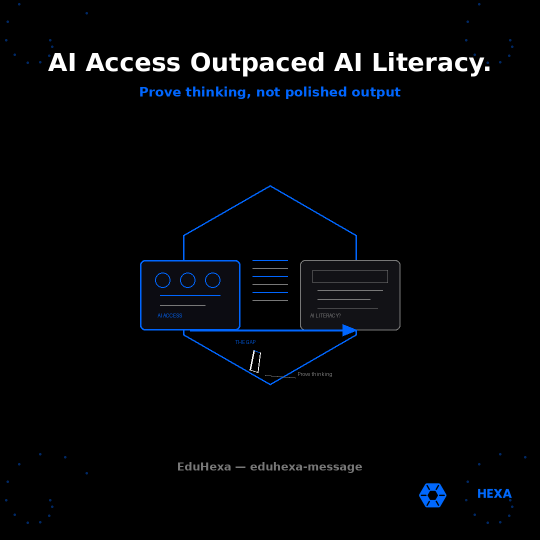
#> input picture clients/assets/eduhexa/eduhexa-message-ai-literacy-gap-sep-2026.png, 1080 x 1080 px, given in place of eduhexa logo.png, which was not available (shown at 1/2 size)
$ python generate_eduhexa_image_student_pushback_paper_proof.py
#> lines starting #> are read from the running program, lines starting #| are printed output that depends on the picture; pictures that were not available may be replaced by others from this repository, and a replacement may not be noted
#!/usr/bin/env python3
"""Generate EduHexa eduhexa-message WhatsApp image 1080x1080 - Students Push Back. Paper Proves It."""
from PIL import Image, ImageDraw, ImageFont
import math
import os

SIZE = 1080
BLACK = (0, 0, 0)
BLUE = (0, 102, 255)
WHITE = (255, 255, 255)
GRAY = (120, 120, 120)
DARK_BLUE = (0, 40, 100)
LIGHT_BLUE = (0, 80, 200)

OUT = "/workspace/clients/assets/eduhexa/eduhexa-message-student-pushback-paper-proof-sep-2026.png"
LOGO = "/workspace/clients/eduhexa logo.png"

img = Image.new("RGB", (SIZE, SIZE), BLACK)
#> img: PIL image 1080x1080 RGB; every value is 0
draw = ImageDraw.Draw(img)

for cx, cy in [(100, 140), (980, 140), (100, 940), (980, 940)]:
    for i in range(8):
        angle = i * math.pi / 4
        r = 14 + i * 6
        x = cx + int(r * math.cos(angle))
        y = cy + int(r * math.sin(angle))
        draw.ellipse([x - 2, y - 2, x + 2, y + 2], fill=DARK_BLUE)

cx, cy = SIZE // 2, SIZE // 2 + 50

draw.rounded_rectangle([cx - 400, cy - 170, cx + 400, cy + 210], radius=16, outline=DARK_BLUE, width=2)

# Left: district mandate slide with AI badge
lx, ly = cx - 360, cy - 130
draw.rounded_rectangle([lx, ly, lx + 220, ly + 200], radius=10, outline=GRAY, width=2, fill=(10, 10, 14))
for i, w in enumerate([160, 140, 170]):
    draw.line([(lx + 25, ly + 35 + i * 28), (lx + 25 + w, ly + 35 + i * 28)], fill=GRAY, width=2)
draw.ellipse([lx + 155, ly + 145, lx + 205, ly + 175], outline=BLUE, width=2)
draw.text((lx + 168, ly + 150), "AI", fill=BLUE, font=ImageFont.load_default())
draw.text((lx + 55, ly + 178), "MANDATE", fill=GRAY, font=ImageFont.load_default())

# Center: student pushback speech bubble
bx, by = cx - 30, cy - 150
draw.ellipse([bx, by, bx + 120, by + 80], outline=WHITE, width=2, fill=(18, 18, 22))
draw.polygon([(bx + 40, by + 78), (bx + 55, by + 105), (bx + 70, by + 78)], fill=(18, 18, 22), outline=WHITE)
draw.text((bx + 28, by + 28), "NO", fill=WHITE, font=ImageFont.load_default())

# Right: paper notebook proof
rx, ry = cx + 140, cy - 130
draw.rounded_rectangle([rx, ry, rx + 220, ry + 200], radius=10, outline=WHITE, width=2, fill=(245, 245, 248))
draw.line([(rx + 30, ry + 25), (rx + 190, ry + 25)], fill=BLUE, width=3)
for i, w in enumerate([130, 150, 110, 140]):
    draw.line([(rx + 30, ry + 55 + i * 32), (rx + 30 + w, ry + 55 + i * 32)], fill=(40, 40, 45), width=2)
draw.line([(rx + 15, ry + 20), (rx + 15, ry + 185)], fill=LIGHT_BLUE, width=2)
draw.text((rx + 72, ry + 168), "PROOF", fill=BLUE, font=ImageFont.load_default())

# Crossed phone shortcut
px, py = cx - 70, cy + 230
draw.rounded_rectangle([px, py, px + 90, py + 55], radius=8, outline=GRAY, width=2, fill=(15, 15, 15))
draw.line([(px + 8, py + 8), (px + 82, py + 47)], fill=GRAY, width=4)


def load_font(size):
#> called with size = 46
    paths = [
        "/usr/share/fonts/truetype/dejavu/DejaVuSans-Bold.ttf",
        "/usr/share/fonts/truetype/liberation/LiberationSans-Bold.ttf",
    ]
    for p in paths:
        if os.path.exists(p):
            return ImageFont.truetype(p, size)
    return ImageFont.load_default()


font_head = load_font(46)
font_sub = load_font(24)
font_small = load_font(22)

headline = "Students Push Back."
bbox = draw.textbbox((0, 0), headline, font=font_head)
#> bbox = (0, 8, 534, 43)
tw = bbox[2] - bbox[0]
#> tw = 534
draw.text(((SIZE - tw) // 2, 78), headline, fill=WHITE, font=font_head)

headline2 = "Paper Proves It."
bbox_h2 = draw.textbbox((0, 0), headline2, font=font_head)
#> bbox_h2 = (0, 9, 416, 53)
tw_h2 = bbox_h2[2] - bbox_h2[0]
#> tw_h2 = 416
draw.text(((SIZE - tw_h2) // 2, 132), headline2, fill=BLUE, font=font_head)

sub = "When mandates outrun classroom trust"
bbox2 = draw.textbbox((0, 0), sub, font=font_sub)
#> bbox2 = (0, 5, 538, 23)
tw2 = bbox2[2] - bbox2[0]
#> tw2 = 538
draw.text(((SIZE - tw2) // 2, 198), sub, fill=GRAY, font=font_sub)

small = "EduHexa — eduhexa-message"
bbox3 = draw.textbbox((0, 0), small, font=font_small)
#> bbox3 = (0, 4, 371, 26)
tw3 = bbox3[2] - bbox3[0]
#> tw3 = 371
draw.text(((SIZE - tw3) // 2, 918), small, fill=GRAY, font=font_small)

logo = Image.open(LOGO).convert("RGBA")
logo_w = int(SIZE * 0.20)
logo_h = int(logo_w * logo.height / logo.width)
#> logo_h = 216
logo = logo.resize((logo_w, logo_h), Image.Resampling.LANCZOS)
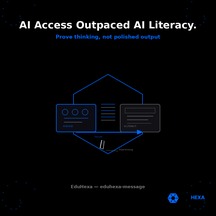
#> logo: PIL image 216x216 RGBA; mean R, G, B, A 4.2, 5.6, 7.7, 255
img.paste(logo, (SIZE - logo_w - 40, SIZE - logo_h - 48), logo)
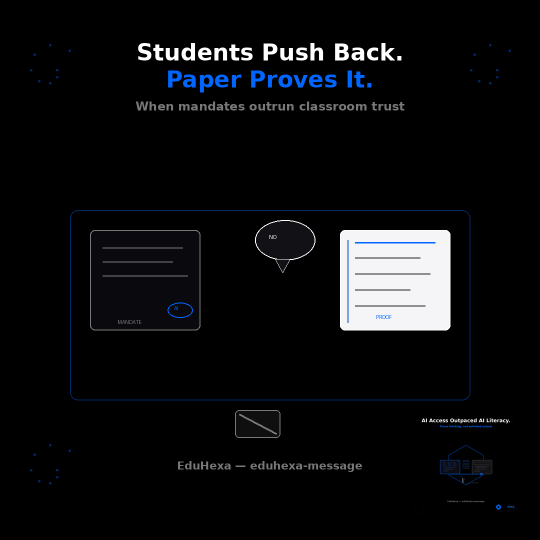
#> img: PIL image 1080x1080 RGB (shown at 1/2 size); mean R, G, B 12.4, 13.3, 14.8

img.save(OUT, "PNG", optimize=True)
print(f"Saved {OUT} ({os.path.getsize(OUT)} bytes)")

$ run again, on clients/assets/eduhexa/eduhexa-message-ai-mandate-stack-oct-2026.png
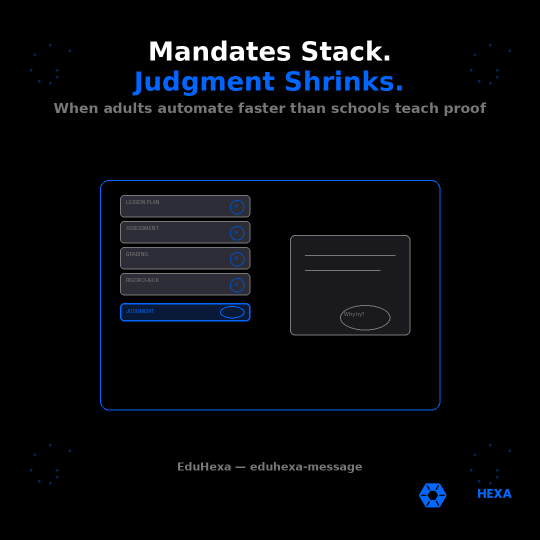
#> input picture clients/assets/eduhexa/eduhexa-message-ai-mandate-stack-oct-2026.png, 1080 x 1080 px, given in place of eduhexa logo.png, which was not available (shown at 1/2 size)
#> bbox = (0, 8, 534, 43)
#> tw = 534
#> bbox_h2 = (0, 9, 416, 53)
#> tw_h2 = 416
#> bbox2 = (0, 5, 538, 23)
#> tw2 = 538
#> bbox3 = (0, 4, 371, 26)
#> tw3 = 371
#> `logo = logo.resize((logo_w, logo_h), Image.Resampling.LANCZOS)`:
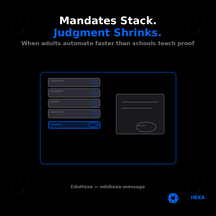
#> logo: PIL image 216x216 RGBA; mean R, G, B, A 6.3, 8.2, 11.5, 255
#> `img.paste(logo, (SIZE - logo_w - 40, SIZE - logo_h - 48), logo)`:
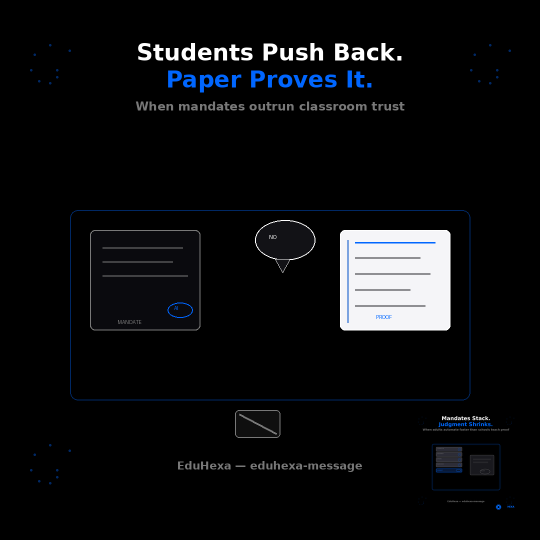
#> img: PIL image 1080x1080 RGB (shown at 1/2 size); mean R, G, B 12.5, 13.4, 14.9
